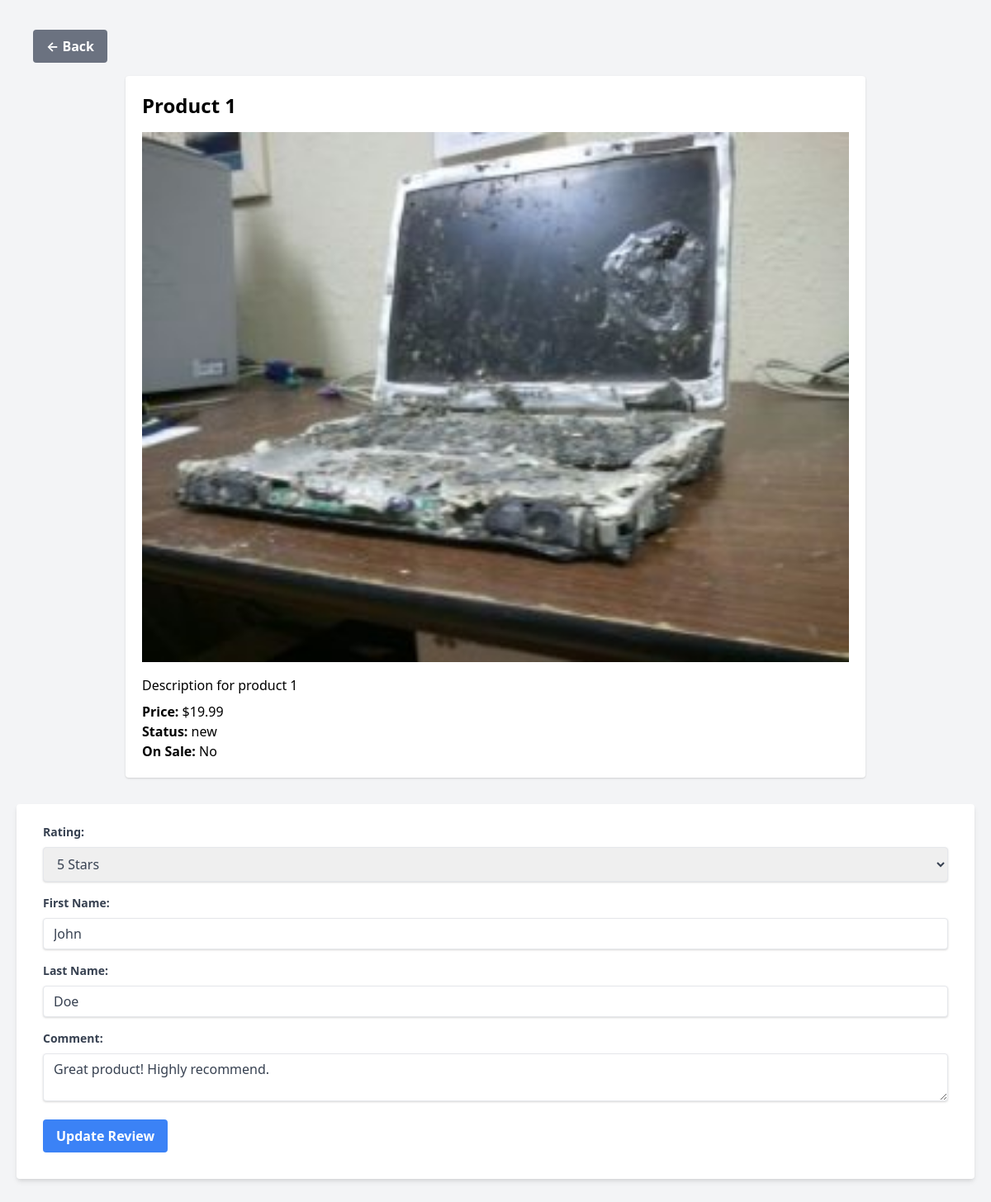
Screenshot of /src/public/edit_review.php?review_id=1&product_id=1 with the database file from the repository.
### tables this page shows
CREATE TABLE IF NOT EXISTS products (
  id INT AUTO_INCREMENT PRIMARY KEY,
  title VARCHAR(255) NOT NULL,
  description TEXT,
  price DECIMAL(10, 2) NOT NULL,
  photo VARCHAR(255),
  status VARCHAR(50),
  on_sale BOOLEAN DEFAULT FALSE
);

CREATE TABLE reviews (
    id INT AUTO_INCREMENT PRIMARY KEY,
    product_id INT,
    rating TINYINT NOT NULL,
    first_name VARCHAR(255) NOT NULL,
    last_name VARCHAR(255) NOT NULL,
    comment TEXT,
    date TIMESTAMP DEFAULT CURRENT_TIMESTAMP,
    FOREIGN KEY (product_id) REFERENCES products(id)
);

### src/public/edit_review.php (called while the page is built, shortened)
<?php
require dirname(__DIR__) . DIRECTORY_SEPARATOR . 'app' . DIRECTORY_SEPARATOR . 'App.php';
$reviewID = (int)$_GET['review_id'];
$review = getReviewDetails($reviewID);
require VIEWS_PATH . 'edit_review.php';

### src/app/App.php (called while the page is built, shortened)
<?php
function getConnectionPDO(): PDO {
    $dsn = "mysql:host=" . DB_HOST . ";dbname=" . DB_NAME;
    $options = [PDO::ATTR_DEFAULT_FETCH_MODE => PDO::FETCH_ASSOC];
    return new PDO($dsn, DB_USER, DB_PASS, $options);
}
function getProductDetailsPDO($productID): ?array {
    $pdo = getConnectionPDO();
    $stmt = $pdo->prepare("SELECT * FROM products WHERE id = :id");
    $stmt->bindValue(':id', $productID, PDO::PARAM_INT);
    $stmt->execute();
    $product = $stmt->fetch(PDO::FETCH_ASSOC);
    return $product ?: null;
}
function getReviewDetails(int $reviewID): ?array {
    $pdo = getConnectionPDO();
    $stmt = $pdo->prepare("SELECT * FROM reviews WHERE id = :id");
    $stmt->execute(['id' => $reviewID]);
    $review = $stmt->fetch(PDO::FETCH_ASSOC);
    return $review ?: null;
}

### src/views/edit_review.php (the view, shortened to what this page needs)
<?php
$productID = (int)$_GET['product_id'];
$reviewID = (int)$_GET['review_id'];
$product = getProductDetailsPDO($productID);
$review = getReviewDetails($reviewID);
?>
<!doctype html>
<html lang="en">
<head>
    <link rel="stylesheet" href="/assets/dist/main.css" />
    <link href="https://cdn.jsdelivr.net/npm/tailwindcss@2.2.19/dist/tailwind.min.css" rel="stylesheet">
</head>
<body class="bg-gray-100 p-5">
    <div class="my-4 mx-5">
    <a href="product.php?id=<?= htmlspecialchars($productID); ?>" class="inline-block bg-gray-500 hover:bg-gray-700 text-white font-bold py-2 px-4 rounded transition ease-in-out duration-150">
            ← Back
        </a>
    </div>
    <div class="max-w-4xl mx-auto bg-white p-5 rounded shadow">
        <h1 class="text-2xl font-bold"><?= htmlspecialchars($product['title']); ?></h1>
        <img src="<?= htmlspecialchars($product['photo']); ?>" alt="<?= htmlspecialchars($product['title']); ?>" class="w-full h-auto mt-4 mb-4">
        <p><?= nl2br(htmlspecialchars($product['description'])); ?></p>
        <p class="mt-2"><strong>Price:</strong> $<?= htmlspecialchars($product['price']); ?></p>
        <p><strong>Status:</strong> <?= htmlspecialchars($product['status']); ?></p>
        <p><strong>On Sale:</strong> <?= $product['on_sale'] ? 'Yes' : 'No'; ?></p>
    </div>
    <div class="mt-8">
        <form action="edit_review.php?product_id=<?= $productID; ?>&review_id=<?= $reviewID; ?>" method="post" class="bg-white shadow-md rounded px-8 pt-6 pb-8 mb-4">
            <div class="mb-4">
                <label for="rating" class="block text-gray-700 text-sm font-bold mb-2">Rating:</label>
                <select name="rating" id="rating" required class="shadow border rounded w-full py-2 px-3 text-gray-700 leading-tight focus:outline-none focus:shadow-outline">
                    <?php for ($i = 1; $i <= 5; $i++): ?>
                    <option value="<?= $i; ?>" <?= $i == $review['rating'] ? 'selected' : ''; ?>><?= $i; ?> Star<?= $i > 1 ? 's' : ''; ?></option>
                    <?php endfor; ?>
                </select>
            </div>
            <div class="mb-4">
                <label for="first_name" class="block text-gray-700 text-sm font-bold mb-2">First Name:</label>
                <input type="text" id="first_name" name="first_name" value="<?= htmlspecialchars($review['first_name']); ?>" required class="shadow appearance-none border rounded w-full py-2 px-3 text-gray-700 leading-tight focus:outline-none focus:shadow-outline">
            </div>
            <div class="mb-4">
                <label for="last_name" class="block text-gray-700 text-sm font-bold mb-2">Last Name:</label>
                <input type="text" id="last_name" name="last_name" value="<?= htmlspecialchars($review['last_name']); ?>" required class="shadow appearance-none border rounded w-full py-2 px-3 text-gray-700 leading-tight focus:outline-none focus:shadow-outline">
            </div>
            <div class="mb-4">
                <label for="comment" class="block text-gray-700 text-sm font-bold mb-2">Comment:</label>
                <textarea id="comment" name="comment" required class="shadow appearance-none border rounded w-full py-2 px-3 text-gray-700 leading-tight focus:outline-none focus:shadow-outline"><?= htmlspecialchars($review['comment']); ?></textarea>
            </div>
            <button type="submit" class="bg-blue-500 hover:bg-blue-700 text-white font-bold py-2 px-4 rounded focus:outline-none focus:shadow-outline">Update Review</button>
        </form>
    </div>
</body>
</html>

### rows the page displays
products: title "Product 1", photo (picture), description "Description for product 1", price "19.99", status "new"
reviews: rating "5 Stars", first_name "John", last_name "Doe", comment "Great product! Highly recommend."
